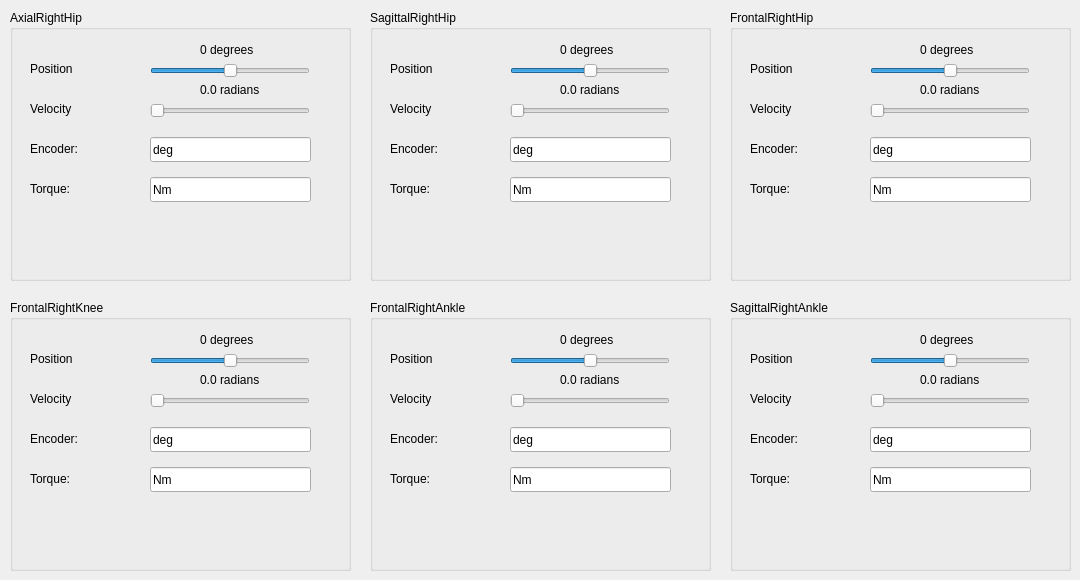
   <widget class="QWidget" name="rightLeg_tab">
    <attribute name="title">
     <string>/rightLeg</string>
    </attribute>
    <widget class="QGroupBox" name="frontalRightAnkle_groupBox">
     <property name="geometry">
      <rect>
       <x>370</x>
       <y>300</y>
       <width>341</width>
       <height>271</height>
      </rect>
     </property>
     <property name="title">
      <string>FrontalRightAnkle</string>
     </property>
     <widget class="QSlider" name="velocityFrontalRightAnkle_slider">
      <property name="geometry">
       <rect>
        <x>140</x>
        <y>93</y>
        <width>160</width>
        <height>16</height>
       </rect>
      </property>
      <property name="maximum">
       <number>100</number>
      </property>
      <property name="orientation">
       <enum>Qt::Horizontal</enum>
      </property>
     </widget>
     <widget class="QSlider" name="positionFrontalRightAnkle_slider">
      <property name="geometry">
       <rect>
        <x>140</x>
        <y>53</y>
        <width>160</width>
        <height>16</height>
       </rect>
      </property>
      <property name="maximum">
       <number>180</number>
      </property>
      <property name="sliderPosition">
       <number>90</number>
      </property>
      <property name="orientation">
       <enum>Qt::Horizontal</enum>
      </property>
     </widget>
     <widget class="QLabel" name="positionFrontalRightAnkle_label">
      <property name="geometry">
       <rect>
        <x>20</x>
        <y>50</y>
        <width>67</width>
        <height>17</height>
       </rect>
      </property>
      <property name="text">
       <string>Position</string>
      </property>
     </widget>
     <widget class="QLabel" name="velocityFrontalRightAnkle_label">
      <property name="geometry">
       <rect>
        <x>20</x>
        <y>90</y>
        <width>67</width>
        <height>17</height>
       </rect>
      </property>
      <property name="text">
       <string>Velocity</string>
      </property>
     </widget>
     <widget class="QLabel" name="velocityValueFrontalRightAnkle_label">
      <property name="geometry">
       <rect>
        <x>190</x>
        <y>70</y>
        <width>111</width>
        <height>20</height>
       </rect>
      </property>
      <property name="text">
       <string>0.0 radians</string>
      </property>
     </widget>
     <widget class="QLabel" name="positionValueFrontalRightAnkle_label">
      <property name="geometry">
       <rect>
        <x>190</x>
        <y>30</y>
        <width>111</width>
        <height>20</height>
       </rect>
      </property>
      <property name="text">
       <string>0 degrees</string>
      </property>
     </widget>
     <widget class="QLineEdit" name="encoderFrontalRightAnkle_lineEdit">
      <property name="geometry">
       <rect>
        <x>140</x>
        <y>127</y>
        <width>161</width>
        <height>25</height>
       </rect>
      </property>
      <property name="text">
       <string>deg</string>
      </property>
     </widget>
     <widget class="QLineEdit" name="torqueFrontalRightAnkle_lineEdit">
      <property name="geometry">
       <rect>
        <x>140</x>
        <y>167</y>
        <width>161</width>
        <height>25</height>
       </rect>
      </property>
      <property name="text">
       <string>Nm</string>
      </property>
     </widget>
     <widget class="QLabel" name="encoderFrontalRightAnkle_label">
      <property name="geometry">
       <rect>
        <x>20</x>
        <y>130</y>
        <width>67</width>
        <height>17</height>
       </rect>
      </property>
      <property name="text">
       <string>Encoder:</string>
      </property>
     </widget>
     <widget class="QLabel" name="torqueFrontalRightAnkle_label">
      <property name="geometry">
       <rect>
        <x>20</x>
        <y>170</y>
        <width>67</width>
        <height>17</height>
       </rect>
      </property>
      <property name="text">
       <string>Torque:</string>
      </property>
     </widget>
    </widget>
    <widget class="QGroupBox" name="sagittalRightAnkle_groupBox">
     <property name="geometry">
      <rect>
       <x>730</x>
       <y>300</y>
       <width>341</width>
       <height>271</height>
      </rect>
     </property>
     <property name="title">
      <string>SagittalRightAnkle</string>
     </property>
     <widget class="QSlider" name="velocitySagittalRightAnkle_slider">
      <property name="geometry">
       <rect>
        <x>140</x>
        <y>93</y>
        <width>160</width>
        <height>16</height>
       </rect>
      </property>
      <property name="maximum">
       <number>100</number>
      </property>
      <property name="orientation">
       <enum>Qt::Horizontal</enum>
      </property>
     </widget>
     <widget class="QLabel" name="velocitySagittalRightAnkle_label">
      <property name="geometry">
       <rect>
        <x>20</x>
        <y>90</y>
        <width>67</width>
        <height>17</height>
       </rect>
      </property>
      <property name="text">
       <string>Velocity</string>
      </property>
     </widget>
     <widget class="QLabel" name="positionSagittalRightAnkle_label">
      <property name="geometry">
       <rect>
        <x>20</x>
        <y>50</y>
        <width>67</width>
        <height>17</height>
       </rect>
      </property>
      <property name="text">
       <string>Position</string>
      </property>
     </widget>
     <widget class="QSlider" name="positionSagittalRightAnkle_slider">
      <property name="geometry">
       <rect>
        <x>140</x>
        <y>53</y>
        <width>160</width>
        <height>16</height>
       </rect>
      </property>
      <property name="maximum">
       <number>180</number>
      </property>
      <property name="sliderPosition">
       <number>90</number>
      </property>
      <property name="orientation">
       <enum>Qt::Horizontal</enum>
      </property>
     </widget>
     <widget class="QLabel" name="positionValueSagittalRightAnkle_label">
      <property name="geometry">
       <rect>
        <x>190</x>
        <y>30</y>
        <width>111</width>
        <height>20</height>
       </rect>
      </property>
      <property name="text">
       <string>0 degrees</string>
      </property>
     </widget>
     <widget class="QLabel" name="velocityValueSagittalRightAnkle_label">
      <property name="geometry">
       <rect>
        <x>190</x>
        <y>70</y>
        <width>111</width>
        <height>20</height>
       </rect>
      </property>
      <property name="text">
       <string>0.0 radians</string>
      </property>
     </widget>
     <widget class="QLineEdit" name="encoderSagittalRightAnkle_lineEdit">
      <property name="geometry">
       <rect>
        <x>140</x>
        <y>127</y>
        <width>161</width>
        <height>25</height>
       </rect>
      </property>
      <property name="text">
       <string>deg</string>
      </property>
     </widget>
     <widget class="QLineEdit" name="torqueSagittalRightAnkle_lineEdit">
      <property name="geometry">
       <rect>
        <x>140</x>
        <y>167</y>
        <width>161</width>
        <height>25</height>
       </rect>
      </property>
      <property name="text">
       <string>Nm</string>
      </property>
     </widget>
     <widget class="QLabel" name="encoderSagittalRightAnkle_label">
      <property name="geometry">
       <rect>
        <x>20</x>
        <y>130</y>
        <width>67</width>
        <height>17</height>
       </rect>
      </property>
      <property name="text">
       <string>Encoder:</string>
      </property>
     </widget>
     <widget class="QLabel" name="torqueSagittalRightAnkle_label">
      <property name="geometry">
       <rect>
        <x>20</x>
        <y>170</y>
        <width>67</width>
        <height>17</height>
       </rect>
      </property>
      <property name="text">
       <string>Torque:</string>
      </property>
     </widget>
    </widget>
    <widget class="QGroupBox" name="sagittalRightHip_groupBox">
     <property name="geometry">
      <rect>
       <x>370</x>
       <y>10</y>
       <width>341</width>
       <height>271</height>
      </rect>
     </property>
     <property name="title">
      <string>SagittalRightHip</string>
     </property>
     <widget class="QSlider" name="velocitySagittalRightHip_slider">
      <property name="geometry">
       <rect>
        <x>140</x>
        <y>93</y>
        <width>160</width>
        <height>16</height>
       </rect>
      </property>
      <property name="maximum">
       <number>100</number>
      </property>
      <property name="orientation">
       <enum>Qt::Horizontal</enum>
      </property>
     </widget>
     <widget class="QLabel" name="positionSagittalRightHip_label">
      <property name="geometry">
       <rect>
        <x>20</x>
        <y>50</y>
        <width>67</width>
        <height>17</height>
       </rect>
      </property>
      <property name="text">
       <string>Position</string>
      </property>
     </widget>
     <widget class="QLabel" name="velocitySagittalRightHip_label">
      <property name="geometry">
       <rect>
        <x>20</x>
        <y>90</y>
        <width>67</width>
        <height>17</height>
       </rect>
      </property>
      <property name="text">
       <string>Velocity</string>
      </property>
     </widget>
     <widget class="QSlider" name="positionSagittalRightHip_slider">
      <property name="geometry">
       <rect>
        <x>140</x>
        <y>53</y>
        <width>160</width>
        <height>16</height>
       </rect>
      </property>
      <property name="maximum">
       <number>180</number>
      </property>
      <property name="sliderPosition">
       <number>90</number>
      </property>
      <property name="orientation">
       <enum>Qt::Horizontal</enum>
      </property>
     </widget>
     <widget class="QLabel" name="positionValueSagittalRightHip_label">
      <property name="geometry">
       <rect>
        <x>190</x>
        <y>30</y>
        <width>111</width>
        <height>20</height>
       </rect>
      </property>
      <property name="text">
       <string>0 degrees</string>
      </property>
     </widget>
     <widget class="QLabel" name="velocityValueSagittalRightHip_label">
      <property name="geometry">
       <rect>
        <x>190</x>
        <y>70</y>
        <width>111</width>
        <height>20</height>
       </rect>
      </property>
      <property name="text">
       <string>0.0 radians</string>
      </property>
     </widget>
     <widget class="QLineEdit" name="encoderSagittalRightHip_lineEdit">
      <property name="geometry">
       <rect>
        <x>140</x>
        <y>127</y>
        <width>161</width>
        <height>25</height>
       </rect>
      </property>
      <property name="text">
       <string>deg</string>
      </property>
     </widget>
     <widget class="QLineEdit" name="torqueSagittalRightHip_lineEdit">
      <property name="geometry">
       <rect>
        <x>140</x>
        <y>167</y>
        <width>161</width>
        <height>25</height>
       </rect>
      </property>
      <property name="text">
       <string>Nm</string>
      </property>
     </widget>
     <widget class="QLabel" name="encoderSagittalRightHip_label">
      <property name="geometry">
       <rect>
        <x>20</x>
        <y>130</y>
        <width>67</width>
        <height>17</height>
       </rect>
      </property>
      <property name="text">
       <string>Encoder:</string>
      </property>
     </widget>
     <widget class="QLabel" name="torqueSagittalRightHip_label">
      <property name="geometry">
       <rect>
        <x>20</x>
        <y>170</y>
        <width>67</width>
        <height>17</height>
       </rect>
      </property>
      <property name="text">
       <string>Torque:</string>
      </property>
     </widget>
    </widget>
    <widget class="QGroupBox" name="frontalRightHip_groupBox">
     <property name="geometry">
      <rect>
       <x>730</x>
       <y>10</y>
       <width>341</width>
       <height>271</height>
      </rect>
     </property>
     <property name="title">
      <string>FrontalRightHip</string>
     </property>
     <widget class="QSlider" name="velocityFrontalRightHip_slider">
      <property name="geometry">
       <rect>
        <x>140</x>
        <y>93</y>
        <width>160</width>
        <height>16</height>
       </rect>
      </property>
      <property name="maximum">
       <number>100</number>
      </property>
      <property name="orientation">
       <enum>Qt::Horizontal</enum>
      </property>
     </widget>
     <widget class="QLabel" name="velocityFrontalRightHip_label">
      <property name="geometry">
       <rect>
        <x>20</x>
        <y>90</y>
        <width>67</width>
        <height>17</height>
       </rect>
      </property>
      <property name="text">
       <string>Velocity</string>
      </property>
     </widget>
     <widget class="QSlider" name="positionFrontalRightHip_slider">
      <property name="geometry">
       <rect>
        <x>140</x>
        <y>53</y>
        <width>160</width>
        <height>16</height>
       </rect>
      </property>
      <property name="maximum">
       <number>180</number>
      </property>
      <property name="sliderPosition">
       <number>90</number>
      </property>
      <property name="orientation">
       <enum>Qt::Horizontal</enum>
      </property>
     </widget>
     <widget class="QLabel" name="positionFrontalRightHip_label">
      <property name="geometry">
       <rect>
        <x>20</x>
        <y>50</y>
        <width>67</width>
        <height>17</height>
       </rect>
      </property>
      <property name="text">
       <string>Position</string>
      </property>
     </widget>
     <widget class="QLabel" name="positionValueFrontalRightHip_label">
      <property name="geometry">
       <rect>
        <x>190</x>
        <y>30</y>
        <width>111</width>
        <height>20</height>
       </rect>
      </property>
      <property name="text">
       <string>0 degrees</string>
      </property>
     </widget>
     <widget class="QLabel" name="velocityValueFrontalRightHip_label">
      <property name="geometry">
       <rect>
        <x>190</x>
        <y>70</y>
        <width>111</width>
        <height>20</height>
       </rect>
      </property>
      <property name="text">
       <string>0.0 radians</string>
      </property>
     </widget>
     <widget class="QLineEdit" name="encoderFrontalRightHip_lineEdit">
      <property name="geometry">
       <rect>
        <x>140</x>
        <y>127</y>
        <width>161</width>
        <height>25</height>
       </rect>
      </property>
      <property name="text">
       <string>deg</string>
      </property>
     </widget>
     <widget class="QLineEdit" name="torqueFrontalRightHip_lineEdit">
      <property name="geometry">
       <rect>
        <x>140</x>
        <y>167</y>
        <width>161</width>
        <height>25</height>
       </rect>
      </property>
      <property name="text">
       <string>Nm</string>
      </property>
     </widget>
     <widget class="QLabel" name="encoderFrontalRightHip_label">
      <property name="geometry">
       <rect>
        <x>20</x>
        <y>130</y>
        <width>67</width>
        <height>17</height>
       </rect>
      </property>
      <property name="text">
       <string>Encoder:</string>
      </property>
     </widget>
     <widget class="QLabel" name="torqueFrontalRightHip_label">
      <property name="geometry">
       <rect>
        <x>20</x>
        <y>170</y>
        <width>67</width>
        <height>17</height>
       </rect>
      </property>
      <property name="text">
       <string>Torque:</string>
      </property>
     </widget>
    </widget>
    <widget class="QGroupBox" name="frontalRightKnee_groupBox">
     <property name="geometry">
      <rect>
       <x>10</x>
       <y>300</y>
       <width>341</width>
       <height>271</height>
      </rect>
     </property>
     <property name="title">
      <string>FrontalRightKnee</string>
     </property>
     <widget class="QSlider" name="velocityFrontalRightKnee_slider">
      <property name="geometry">
       <rect>
        <x>140</x>
        <y>93</y>
        <width>160</width>
        <height>16</height>
       </rect>
      </property>
      <property name="maximum">
       <number>100</number>
      </property>
      <property name="orientation">
       <enum>Qt::Horizontal</enum>
      </property>
     </widget>
     <widget class="QLabel" name="velocityFrontalRightKnee_label">
      <property name="geometry">
       <rect>
        <x>20</x>
        <y>90</y>
        <width>67</width>
        <height>17</height>
       </rect>
      </property>
      <property name="text">
       <string>Velocity</string>
      </property>
     </widget>
     <widget class="QSlider" name="positionFrontalRightKnee_slider">
      <property name="geometry">
       <rect>
        <x>140</x>
        <y>53</y>
        <width>160</width>
        <height>16</height>
       </rect>
      </property>
      <property name="maximum">
       <number>180</number>
      </property>
      <property name="sliderPosition">
       <number>90</number>
      </property>
      <property name="orientation">
       <enum>Qt::Horizontal</enum>
      </property>
     </widget>
     <widget class="QLabel" name="positionFrontalRightKnee_label">
      <property name="geometry">
       <rect>
        <x>20</x>
        <y>50</y>
        <width>67</width>
        <height>17</height>
       </rect>
      </property>
      <property name="text">
       <string>Position</string>
      </property>
     </widget>
     <widget class="QLabel" name="positionValueFrontalRightKnee_label">
      <property name="geometry">
       <rect>
        <x>190</x>
        <y>30</y>
        <width>111</width>
        <height>20</height>
       </rect>
      </property>
      <property name="text">
       <string>0 degrees</string>
      </property>
     </widget>
     <widget class="QLabel" name="velocityValueFrontalRightKnee_label">
      <property name="geometry">
       <rect>
        <x>190</x>
        <y>70</y>
        <width>111</width>
        <height>20</height>
       </rect>
      </property>
      <property name="text">
       <string>0.0 radians</string>
      </property>
     </widget>
     <widget class="QLineEdit" name="encoderFrontalRightKnee_lineEdit">
      <property name="geometry">
       <rect>
        <x>140</x>
        <y>127</y>
        <width>161</width>
        <height>25</height>
       </rect>
      </property>
      <property name="text">
       <string>deg</string>
      </property>
     </widget>
     <widget class="QLineEdit" name="torqueFrontalRightKnee_lineEdit">
      <property name="geometry">
       <rect>
        <x>140</x>
        <y>167</y>
        <width>161</width>
        <height>25</height>
       </rect>
      </property>
      <property name="text">
       <string>Nm</string>
      </property>
     </widget>
     <widget class="QLabel" name="encoderFrontalRightKnee_label">
      <property name="geometry">
       <rect>
        <x>20</x>
        <y>130</y>
        <width>67</width>
        <height>17</height>
       </rect>
      </property>
      <property name="text">
       <string>Encoder:</string>
      </property>
     </widget>
     <widget class="QLabel" name="torqueFrontalRightKnee_label">
      <property name="geometry">
       <rect>
        <x>20</x>
        <y>170</y>
        <width>67</width>
        <height>17</height>
       </rect>
      </property>
      <property name="text">
       <string>Torque:</string>
      </property>
     </widget>
    </widget>
    <widget class="QGroupBox" name="axialRightHip_groupBox">
     <property name="geometry">
      <rect>
       <x>10</x>
       <y>10</y>
       <width>341</width>
       <height>271</height>
      </rect>
     </property>
     <property name="title">
      <string>AxialRightHip</string>
     </property>
     <widget class="QSlider" name="velocityAxialRightHip_slider">
      <property name="geometry">
       <rect>
        <x>140</x>
        <y>93</y>
        <width>160</width>
        <height>16</height>
       </rect>
      </property>
      <property name="maximum">
       <number>100</number>
      </property>
      <property name="orientation">
       <enum>Qt::Horizontal</enum>
      </property>
     </widget>
     <widget class="QLabel" name="positionAxialRightHip_label">
      <property name="geometry">
       <rect>
        <x>20</x>
        <y>50</y>
        <width>67</width>
        <height>17</height>
       </rect>
      </property>
      <property name="text">
       <string>Position</string>
      </property>
     </widget>
     <widget class="QSlider" name="positionAxialRightHip_slider">
      <property name="geometry">
       <rect>
        <x>140</x>
        <y>53</y>
        <width>160</width>
        <height>16</height>
       </rect>
      </property>
      <property name="maximum">
       <number>180</number>
      </property>
      <property name="sliderPosition">
       <number>90</number>
      </property>
      <property name="orientation">
       <enum>Qt::Horizontal</enum>
      </property>
     </widget>
     <widget class="QLabel" name="velocityAxialRightHip_label">
      <property name="geometry">
       <rect>
        <x>20</x>
        <y>90</y>
        <width>67</width>
        <height>17</height>
       </rect>
      </property>
      <property name="text">
       <string>Velocity</string>
      </property>
     </widget>
     <widget class="QLabel" name="velocityValueAxialRightHip_label">
      <property name="geometry">
       <rect>
        <x>190</x>
        <y>70</y>
        <width>111</width>
        <height>20</height>
       </rect>
      </property>
      <property name="text">
       <string>0.0 radians</string>
      </property>
     </widget>
     <widget class="QLabel" name="positionValueAxialRightHip_label">
      <property name="geometry">
       <rect>
        <x>190</x>
        <y>30</y>
        <width>111</width>
        <height>20</height>
       </rect>
      </property>
      <property name="text">
       <string>0 degrees</string>
      </property>
     </widget>
     <widget class="QLineEdit" name="encoderAxialRightHip_lineEdit">
      <property name="geometry">
       <rect>
        <x>140</x>
        <y>127</y>
        <width>161</width>
        <height>25</height>
       </rect>
      </property>
      <property name="text">
       <string>deg</string>
      </property>
     </widget>
     <widget class="QLineEdit" name="torqueAxialRightHip_lineEdit">
      <property name="geometry">
       <rect>
        <x>140</x>
        <y>167</y>
        <width>161</width>
        <height>25</height>
       </rect>
      </property>
      <property name="text">
       <string>Nm</string>
      </property>
     </widget>
     <widget class="QLabel" name="encoderAxialRightHip_label">
      <property name="geometry">
       <rect>
        <x>20</x>
        <y>130</y>
        <width>67</width>
        <height>17</height>
       </rect>
      </property>
      <property name="text">
       <string>Encoder:</string>
      </property>
     </widget>
     <widget class="QLabel" name="torqueAxialRightHip_label">
      <property name="geometry">
       <rect>
        <x>20</x>
        <y>170</y>
        <width>67</width>
        <height>17</height>
       </rect>
      </property>
      <property name="text">
       <string>Torque:</string>
      </property>
     </widget>
    </widget>
   </widget>
